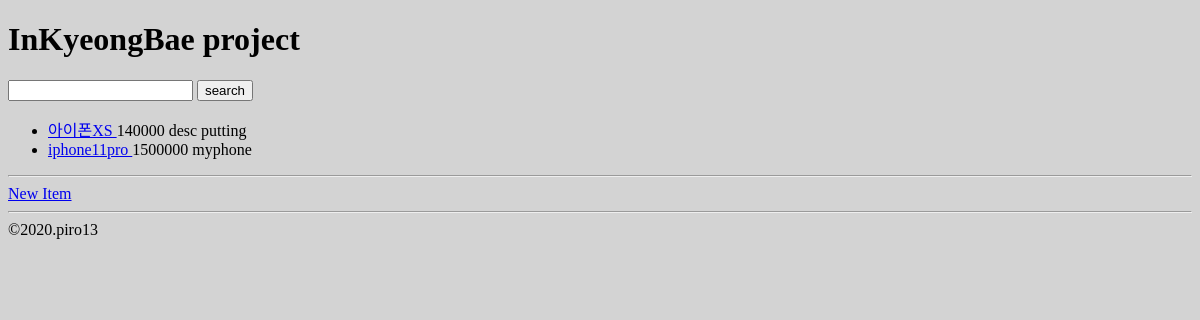
Before: /shop/items/ with the older database file.
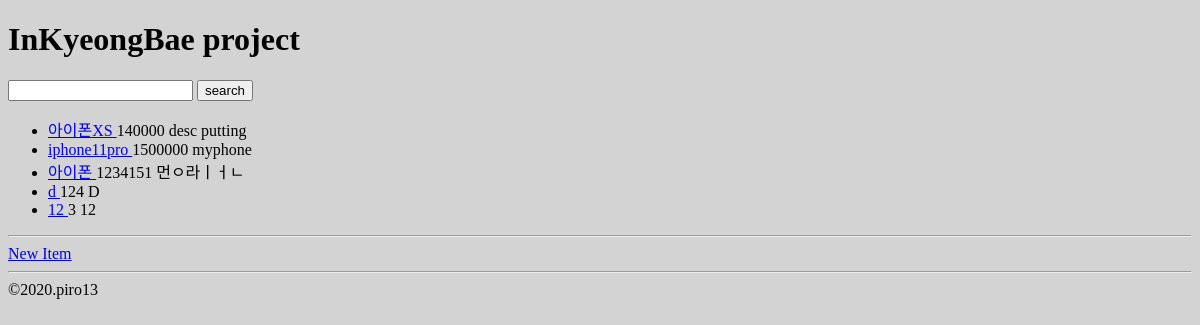
After: the same page with the newer database file.
### shop/models.py (models this page shows, shortened)
class Item(models.Model):
    name=models.CharField(max_length=100)
    desc=models.TextField(blank=True)
    price=models.PositiveIntegerField()
    created_at=models.DateTimeField(auto_now_add=True)
    updated_at=models.DateTimeField(auto_now=True)
    is_publish = models.BooleanField(default=False,blank=True,null=True)
    photo = models.ImageField(blank=True,upload_to=uuid_upload_to)
    def get_absolute_url(self):
        return reverse('shop:item_detail',kwargs={'pk':self.pk})
    class Meta:
        ordering = ['id']

### shop/views.py (the view)
# urls.py: path('items/',item_list,name='item_list'),
def item_list(request):
    qs = Item.objects.all()
    q = request.GET.get('q', '')
    if q:
        qs = qs.filter(name__icontains=q)
    logger.debug('query : {}'.format(q))
    return render(request, 'shop/item_list.html', {
        'item_list': qs,
        'q':q,
    })

### shop/templates/shop/item_list.html
{% extends "shop/layout.html" %}
    {% block content%}
        <form action="" method="GET">
            <input type="text" name="q" value="{{ q }}" />
            <input type="submit" value="search" />
        </form>
        <ul>
            {% for item in item_list %}
                <li>
                    <a href="{{ item.get_absolute_url }}/">
                        {{item.name}}
                    </a>
                    {{item.price}}
                    {{item.desc}}
                </li>
            {% endfor %}
        </ul>
        <hr/>
        <a href="{% url "shop:item_new" %}">New Item</a>
    {% endblock %}

### shop/templates/shop/layout.html (shortened to what this page needs)
{% extends "layout.html" %}
{% load static %}
{% block extra_head %}
    <link rel="stylesheet" href="{% static "shop/shop.css" %}"/>
{% endblock %}

### myproject/templates/layout.html (shortened to what this page needs)
{% load static %}
<!doctype html>
<html>
    <head>
        <link rel="stylesheet" href="{% static "main.css" %}" />
        {% block extra_head %}{% endblock %}
    </head>
    <body>
        <h1>InKyeongBae project</h1>
        {% block content %}
        {% endblock %}
        <hr/>
        &copy;2020.piro13
    </body>
</html>

### myproject/static/main.css (style rules this page uses)
body { background-color: lightgray; }

### myproject/templates/layout.html (style rules this page uses)
body { background-color: lightpink; }

Changed rows visible on the page:
added Item: name "아이폰", price "1234151", desc "먼ㅇ라ㅣㅓㄴ"
added Item: name "d", price "124", desc "D"
added Item: name "12", price "3", desc "12"
